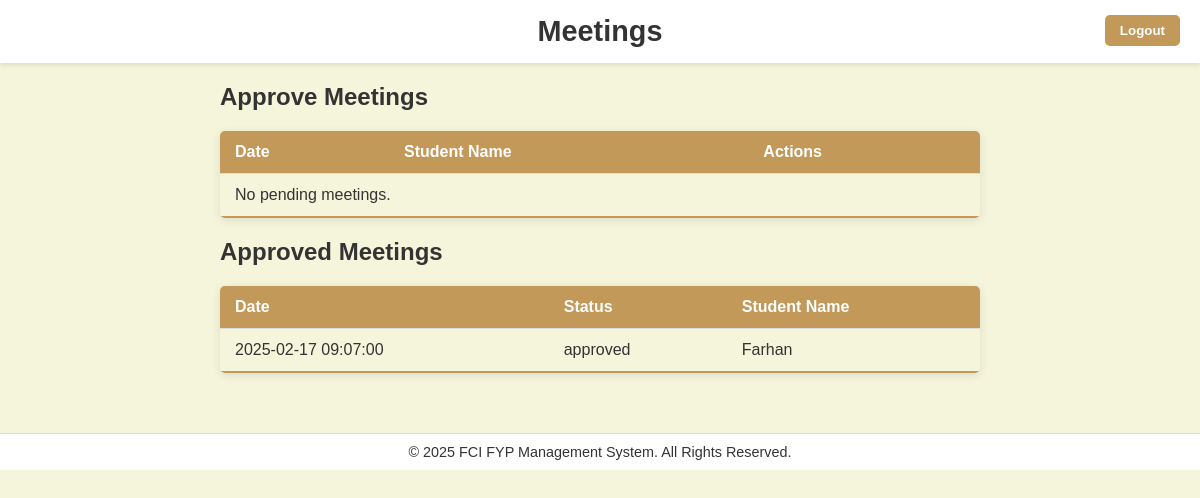
The page /lecturer/meetings.php (signed in) on the database its author committed.
### tables this page shows
CREATE TABLE `appointments` (
  `appointment_id` int(10) NOT NULL,
  `studentid` int(10) NOT NULL,
  `lecturerid` int(10) NOT NULL,
  `appointment_date` datetime NOT NULL,
  `status` enum('pending','approved','rejected') DEFAULT 'pending'
);

CREATE TABLE `student` (
  `studentid` int(10) NOT NULL,
  `firstName` varchar(100) NOT NULL,
  `lastName` varchar(100) NOT NULL,
  `email` varchar(100) NOT NULL,
  `password` varchar(100) NOT NULL
);

### lecturer/meetings.php (the view, shortened to what this page needs)
<?php
$conn = OpenCon();
$lecturer_id = $_SESSION['userid'];
$sql_pending = "SELECT a.appointment_id, a.appointment_date, s.firstName AS student_name
                FROM appointments a
                JOIN student s ON a.studentid = s.studentid
                WHERE a.lecturerid = ? AND a.status = 'pending'";
$stmt_pending = $conn->prepare($sql_pending);
$stmt_pending->bind_param("i", $lecturer_id);
$stmt_pending->execute();
$result_pending = $stmt_pending->get_result();
$sql_approved = "SELECT a.appointment_date, a.status, s.firstName AS student_name
                 FROM appointments a
                 JOIN student s ON a.studentid = s.studentid
                 WHERE a.lecturerid = ? AND a.status != 'pending'";
$stmt_approved = $conn->prepare($sql_approved);
$stmt_approved->bind_param("i", $lecturer_id);
$stmt_approved->execute();
$result_approved = $stmt_approved->get_result();
?>
<!DOCTYPE html>
<html lang="en">
<head>
    <link rel="stylesheet" href="../css/styles.css">
</head>
<body>
    <header>
        <h1>Meetings</h1>
        <button class="logout-button" onclick="location.href='../auth/logout.php'">Logout</button>
    </header>
    <main>
        <div class="container">
            <h2>Approve Meetings</h2>
            <table class="styled-table">
                <thead>
                    <tr>
                        <th>Date</th>
                        <th>Student Name</th>
                        <th>Actions</th>
                    </tr>
                </thead>
                <tbody>
                    <?php if ($result_pending->num_rows > 0): ?>
                        <?php while ($row = $result_pending->fetch_assoc()): ?>
                            <tr>
                                <td><?php echo htmlspecialchars($row['appointment_date']); ?></td>
                                <td><?php echo htmlspecialchars($row['student_name']); ?></td>
                                <td>
                                    <form method="POST" style="display:inline;">
                                        <input type="hidden" name="appointment_id" value="<?php echo $row['appointment_id']; ?>">
                                        <button type="submit" name="action" value="approve" class="action-button approve-button">Approve</button>
                                    </form>
                                    <form method="POST" style="display:inline;">
                                        <input type="hidden" name="appointment_id" value="<?php echo $row['appointment_id']; ?>">
                                        <button type="submit" name="action" value="reject" class="action-button reject-button">Reject</button>
                                    </form>
                                </td>
                            </tr>
                        <?php endwhile; ?>
                    <?php else: ?>
                        <tr>
                            <td colspan="3">No pending meetings.</td>
                        </tr>
                    <?php endif; ?>
                </tbody>
            </table>
            <h2>Approved Meetings</h2>
            <table class="styled-table">
                <thead>
                    <tr>
                        <th>Date</th>
                        <th>Status</th>
                        <th>Student Name</th>
                    </tr>
                </thead>
                <tbody>
                    <?php if ($result_approved->num_rows > 0): ?>
                        <?php while ($row = $result_approved->fetch_assoc()): ?>
                            <tr>
                                <td><?php echo htmlspecialchars($row['appointment_date']); ?></td>
                                <td><?php echo htmlspecialchars($row['status']); ?></td>
                                <td><?php echo htmlspecialchars($row['student_name']); ?></td>
                            </tr>
                        <?php endwhile; ?>
                    <?php else: ?>
                        <tr>
                            <td colspan="3">No approved/rejected meetings.</td>
                        </tr>
                    <?php endif; ?>
                </tbody>
            </table>
        </div>
    </main>
    <footer>
        <p>&copy; 2025 FCI FYP Management System. All Rights Reserved.</p>
    </footer>
</body>
</html>

### css/styles.css (style rules this page uses)
* { margin: 0; padding: 0; box-sizing: border-box; }
body { font-family: Arial, sans-serif; margin: 0; padding: 0; background-color: #f5f5dc; color: #333; }
header { background-color: #ffffff; color: #333; padding: 15px 20px; position: relative; box-shadow: 0 2px 5px rgba(0, 0, 0, 0.1); text-align: center; }
header h1 { margin: 0; font-size: 1.8rem; }
.logout-button { position: absolute; top: 15px; right: 20px; background-color: #c29958; color: white; border: none; padding: 8px 15px; border-radius: 5px; font-weight: bold; cursor: pointer; transition: background-color 0.3s ease, transform 0.2s ease; }
.container { max-width: 800px; margin: 0 auto; padding: 20px; }
footer { background-color: #ffffff; text-align: center; padding: 10px; margin-top: 20px; color: #333; border-top: 1px solid #ddd; font-size: 0.9rem; }
.styled-table { width: 100%; border-collapse: collapse; margin: 20px 0; font-size: 1rem; text-align: left; border-radius: 5px; overflow: hidden; box-shadow: 0 2px 10px rgba(0, 0, 0, 0.1); }
.styled-table thead tr { background-color: #c29958; color: #ffffff; font-weight: bold; }
.styled-table th, .styled-table td { padding: 12px 15px; border-bottom: 1px solid #ddd; }
.styled-table tbody tr:last-of-type { border-bottom: 2px solid #c29958; }

### rows shown on the page
appointments: appointment_date "2025-02-17 09:07:00", status "approved", studentid.firstName "Farhan"
